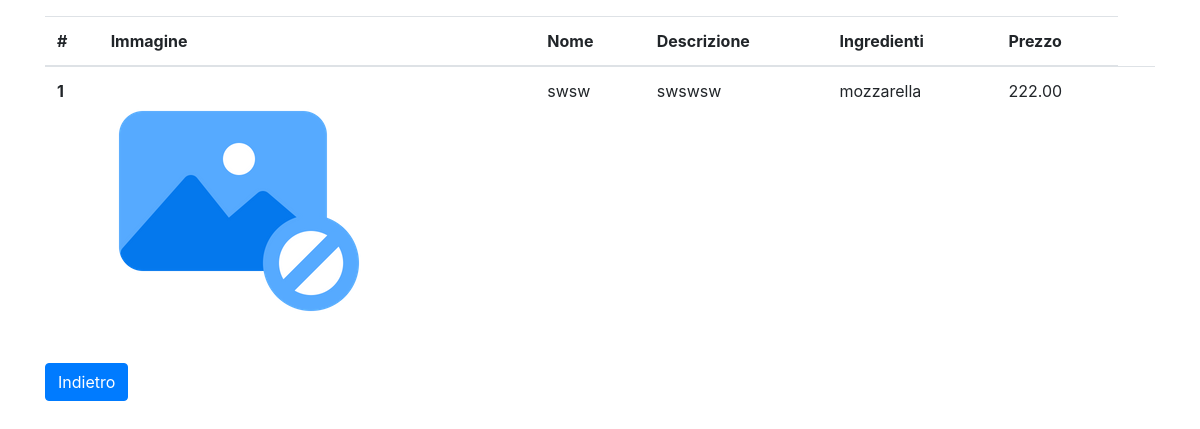
The app's page /products/, older data.
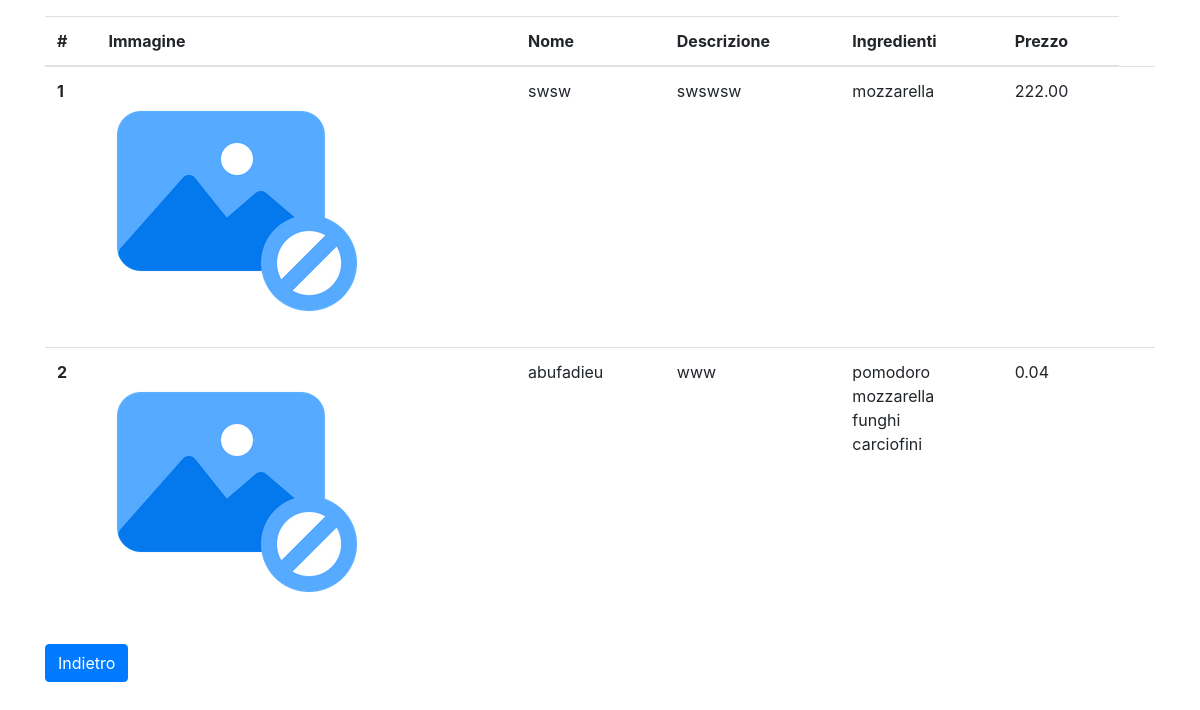
The same page, newer data.
### products/models.py (models this page shows, shortened)
class Product(models.Model):
    name = models.CharField(max_length=80)
    description = models.TextField()
    MinValueValidator.message = "Il prezzo del prodotto deve essere maggiore o uguale a 0!!"
    price = models.DecimalField(max_digits=10, decimal_places=2, validators=[MinValueValidator(Decimal('0.01'))])
    class Meta:
        abstract = True

class Food(Product):
    image = models.ImageField(default='dishes/no-image-1771002-1505134.png', null=True, blank=True, upload_to='dishes')
    ingredients = models.ManyToManyField(Ingredient)

class Ingredient(models.Model):
    name = models.CharField(max_length=50)
    price = models.DecimalField(max_digits=10, decimal_places=2)  # se voglio aggiungere componenti alla pizza
    def __str__(self):
        return self.name

### products/views.py (the view)
# urls.py: path('', ProductListView.as_view(), name='product-list'),
class ProductListView(ListView):
    model = Food
    template_name = 'products/food/product_list.html'

### products/templates/products/food/product_list.html (shortened to what this page needs)
{% extends 'base.html' %}
{% block content %}
    {% if  object_list.count == 0 %}
        <div>
            <h1>Nessun Prodotto inserito</h1>
        </div>
    {% else %}
        <table class="table">
            <thead>
            <tr>
                <th scope="col">#</th>
                <th scope="col">Immagine</th>
                <th scope="col">Nome</th>
                <th scope="col">Descrizione</th>
                <th scope="col">Ingredienti</th>
                <th scope="col">Prezzo</th>
            </tr>
            </thead>
            <tbody>
            {% for item in object_list %}
                <tr id="riga">
                    <th scope="row">{{ forloop.counter }}</th>
                    <td><img src="{{ item.image.url }}"></td>
                    <td>{{ item.name }}</td>
                    <td>{{ item.description }}</td>
                    <td>
                        {% if item.ingredients.count == 1 %}
                            {{ item.ingredients.get }}
                        {% else %}
                            {% for obj in item.ingredients.all %}
                                {{ obj.name }} <br>
                            {% endfor %}
                        {% endif %}
                    </td>
                    <td>{{ item.price }}</td>
                    <td>
                    </td>
                </tr>
            {% endfor %}
            </tbody>
        </table>
    {% endif %}
        <button type="button" class="btn btn-primary" onclick="location.href='../'">Indietro</button>
{% endblock %}

### templates/base.html (shortened to what this page needs)
<!doctype html>
<html lang="en">
<head>
    <link rel="stylesheet" href="https://use.fontawesome.com/releases/v5.5.0/css/all.css"
>
    <link rel="stylesheet"
          href="https://stackpath.bootstrapcdn.com/bootstrap/4.4.1/css/bootstrap.min.css"
>
</head>
<body>
<div id="site-main-page" class="container mt-n1 mt-md-3">
    {% block content %}
    {% endblock %}
</div>
</body>
</html>

Row changes from the older to the newer data that the page shows:
added Food: image (placeholder picture), name "abufadieu", description "www", price "0.04"
now on this page (row unchanged): Ingredient: name "pomodoro"
now on this page (row unchanged): Ingredient: name "mozzarella"
now on this page (row unchanged): Ingredient: name "funghi"
now on this page (row unchanged): Ingredient: name "carciofini"
